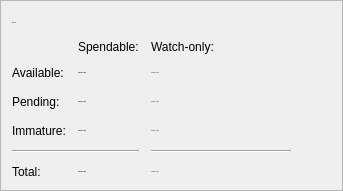
        <widget class="QFrame" name="frame">
         <property name="styleSheet">
          <string notr="true"/>
         </property>
         <property name="frameShape">
          <enum>QFrame::StyledPanel</enum>
         </property>
         <property name="frameShadow">
          <enum>QFrame::Raised</enum>
         </property>
         <layout class="QVBoxLayout" name="verticalLayout_4">
          <item>
           <layout class="QHBoxLayout" name="horizontalLayout_4">
            <item>
             <widget class="QLabel" name="label_5">
              <property name="font">
               <font>
                <pointsize>-1</pointsize>
               </font>
              </property>
              <property name="text">
               <string>Balances</string>
              </property>
             </widget>
            </item>
            <item>
             <widget class="QPushButton" name="labelWalletStatus">
              <property name="enabled">
               <bool>false</bool>
              </property>
              <property name="maximumSize">
               <size>
                <width>30</width>
                <height>16777215</height>
               </size>
              </property>
              <property name="toolTip">
               <string>The displayed information may be out of date. Your wallet automatically synchronizes with the TINC network after a connection is established, but this process has not completed yet.</string>
              </property>
              <property name="text">
               <string/>
              </property>
              <property name="icon">
               <iconset resource="../bitcoin.qrc">
                <normaloff>:/icons/warning</normaloff>
                <disabledoff>:/icons/warning</disabledoff>:/icons/warning</iconset>
              </property>
              <property name="iconSize">
               <size>
                <width>24</width>
                <height>24</height>
               </size>
              </property>
              <property name="flat">
               <bool>true</bool>
              </property>
             </widget>
            </item>
            <item>
             <spacer name="horizontalSpacer_3">
              <property name="orientation">
               <enum>Qt::Horizontal</enum>
              </property>
              <property name="sizeHint" stdset="0">
               <size>
                <width>20</width>
                <height>20</height>
               </size>
              </property>
             </spacer>
            </item>
           </layout>
          </item>
          <item>
           <layout class="QGridLayout" name="gridLayout">
            <property name="spacing">
             <number>12</number>
            </property>
            <item row="2" column="1">
             <widget class="QLabel" name="labelUnconfirmed">
              <property name="font">
               <font>
                <pointsize>-1</pointsize>
                <weight>75</weight>
                <bold>true</bold>
               </font>
              </property>
              <property name="cursor">
               <cursorShape>IBeamCursor</cursorShape>
              </property>
              <property name="toolTip">
               <string>Total of transactions that have yet to be confirmed, and do not yet count toward the spendable balance</string>
              </property>
              <property name="text">
               <string notr="true">0.000 000 00 TINC</string>
              </property>
              <property name="alignment">
               <set>Qt::AlignLeading|Qt::AlignLeft|Qt::AlignVCenter</set>
              </property>
              <property name="textInteractionFlags">
               <set>Qt::LinksAccessibleByMouse|Qt::TextSelectableByKeyboard|Qt::TextSelectableByMouse</set>
              </property>
             </widget>
            </item>
            <item row="3" column="2">
             <widget class="QLabel" name="labelWatchImmature">
              <property name="font">
               <font>
                <pointsize>-1</pointsize>
               </font>
              </property>
              <property name="cursor">
               <cursorShape>IBeamCursor</cursorShape>
              </property>
              <property name="toolTip">
               <string>Mined balance in watch-only addresses that has not yet matured</string>
              </property>
              <property name="text">
               <string notr="true">0.000 000 00 TINC</string>
              </property>
              <property name="alignment">
               <set>Qt::AlignLeading|Qt::AlignLeft|Qt::AlignVCenter</set>
              </property>
              <property name="textInteractionFlags">
               <set>Qt::LinksAccessibleByMouse|Qt::TextSelectableByKeyboard|Qt::TextSelectableByMouse</set>
              </property>
             </widget>
            </item>
            <item row="4" column="0" colspan="2">
             <widget class="Line" name="line">
              <property name="orientation">
               <enum>Qt::Horizontal</enum>
              </property>
             </widget>
            </item>
            <item row="4" column="2">
             <widget class="Line" name="lineWatchBalance">
              <property name="sizePolicy">
               <sizepolicy hsizetype="Preferred" vsizetype="Fixed">
                <horstretch>0</horstretch>
                <verstretch>0</verstretch>
               </sizepolicy>
              </property>
              <property name="minimumSize">
               <size>
                <width>140</width>
                <height>0</height>
               </size>
              </property>
              <property name="orientation">
               <enum>Qt::Horizontal</enum>
              </property>
             </widget>
            </item>
            <item row="5" column="0">
             <widget class="QLabel" name="labelTotalText">
              <property name="text">
               <string>Total:</string>
              </property>
             </widget>
            </item>
            <item row="3" column="1">
             <widget class="QLabel" name="labelImmature">
              <property name="font">
               <font>
                <pointsize>-1</pointsize>
                <weight>75</weight>
                <bold>true</bold>
               </font>
              </property>
              <property name="cursor">
               <cursorShape>IBeamCursor</cursorShape>
              </property>
              <property name="toolTip">
               <string>Mined balance that has not yet matured</string>
              </property>
              <property name="text">
               <string notr="true">0.000 000 00 TINC</string>
              </property>
              <property name="alignment">
               <set>Qt::AlignLeading|Qt::AlignLeft|Qt::AlignVCenter</set>
              </property>
              <property name="textInteractionFlags">
               <set>Qt::LinksAccessibleByMouse|Qt::TextSelectableByKeyboard|Qt::TextSelectableByMouse</set>
              </property>
             </widget>
            </item>
            <item row="2" column="3">
             <spacer name="horizontalSpacer_2">
              <property name="orientation">
               <enum>Qt::Horizontal</enum>
              </property>
              <property name="sizeHint" stdset="0">
               <size>
                <width>40</width>
                <height>20</height>
               </size>
              </property>
             </spacer>
            </item>
            <item row="2" column="2">
             <widget class="QLabel" name="labelWatchPending">
              <property name="font">
               <font>
                <pointsize>-1</pointsize>
               </font>
              </property>
              <property name="cursor">
               <cursorShape>IBeamCursor</cursorShape>
              </property>
              <property name="toolTip">
               <string>Unconfirmed transactions to watch-only addresses</string>
              </property>
              <property name="text">
               <string notr="true">0.000 000 00 TINC</string>
              </property>
              <property name="alignment">
               <set>Qt::AlignLeading|Qt::AlignLeft|Qt::AlignVCenter</set>
              </property>
              <property name="textInteractionFlags">
               <set>Qt::LinksAccessibleByMouse|Qt::TextSelectableByKeyboard|Qt::TextSelectableByMouse</set>
              </property>
             </widget>
            </item>
            <item row="3" column="0">
             <widget class="QLabel" name="labelImmatureText">
              <property name="text">
               <string>Immature:</string>
              </property>
             </widget>
            </item>
            <item row="5" column="1">
             <widget class="QLabel" name="labelTotal">
              <property name="font">
               <font>
                <pointsize>-1</pointsize>
                <weight>75</weight>
                <bold>true</bold>
               </font>
              </property>
              <property name="cursor">
               <cursorShape>IBeamCursor</cursorShape>
              </property>
              <property name="toolTip">
               <string>Your current total balance</string>
              </property>
              <property name="text">
               <string notr="true">0.000 000 00 TINC</string>
              </property>
              <property name="alignment">
               <set>Qt::AlignLeading|Qt::AlignLeft|Qt::AlignVCenter</set>
              </property>
              <property name="textInteractionFlags">
               <set>Qt::LinksAccessibleByMouse|Qt::TextSelectableByKeyboard|Qt::TextSelectableByMouse</set>
              </property>
             </widget>
            </item>
            <item row="5" column="2">
             <widget class="QLabel" name="labelWatchTotal">
              <property name="font">
               <font>
                <pointsize>-1</pointsize>
               </font>
              </property>
              <property name="cursor">
               <cursorShape>IBeamCursor</cursorShape>
              </property>
              <property name="toolTip">
               <string>Current total balance in watch-only addresses</string>
              </property>
              <property name="text">
               <string notr="true">0.000 000 00 TINC</string>
              </property>
              <property name="alignment">
               <set>Qt::AlignLeading|Qt::AlignLeft|Qt::AlignVCenter</set>
              </property>
              <property name="textInteractionFlags">
               <set>Qt::LinksAccessibleByMouse|Qt::TextSelectableByKeyboard|Qt::TextSelectableByMouse</set>
              </property>
             </widget>
            </item>
            <item row="0" column="2">
             <widget class="QLabel" name="labelWatchonly">
              <property name="text">
               <string>Watch-only:</string>
              </property>
              <property name="alignment">
               <set>Qt::AlignLeading|Qt::AlignLeft|Qt::AlignVCenter</set>
              </property>
             </widget>
            </item>
            <item row="1" column="0">
             <widget class="QLabel" name="labelBalanceText">
              <property name="text">
               <string>Available:</string>
              </property>
             </widget>
            </item>
            <item row="1" column="1">
             <widget class="QLabel" name="labelBalance">
              <property name="font">
               <font>
                <pointsize>-1</pointsize>
                <weight>75</weight>
                <bold>true</bold>
               </font>
              </property>
              <property name="cursor">
               <cursorShape>IBeamCursor</cursorShape>
              </property>
              <property name="toolTip">
               <string>Your current spendable balance</string>
              </property>
              <property name="text">
               <string notr="true">0.000 000 00 TINC</string>
              </property>
              <property name="alignment">
               <set>Qt::AlignLeading|Qt::AlignLeft|Qt::AlignVCenter</set>
              </property>
              <property name="textInteractionFlags">
               <set>Qt::LinksAccessibleByMouse|Qt::TextSelectableByKeyboard|Qt::TextSelectableByMouse</set>
              </property>
             </widget>
            </item>
            <item row="1" column="2">
             <widget class="QLabel" name="labelWatchAvailable">
              <property name="font">
               <font>
                <pointsize>-1</pointsize>
               </font>
              </property>
              <property name="cursor">
               <cursorShape>IBeamCursor</cursorShape>
              </property>
              <property name="toolTip">
               <string>Your current balance in watch-only addresses</string>
              </property>
              <property name="text">
               <string notr="true">0.000 000 00 TINC</string>
              </property>
              <property name="alignment">
               <set>Qt::AlignLeading|Qt::AlignLeft|Qt::AlignVCenter</set>
              </property>
              <property name="textInteractionFlags">
               <set>Qt::LinksAccessibleByMouse|Qt::TextSelectableByKeyboard|Qt::TextSelectableByMouse</set>
              </property>
             </widget>
            </item>
            <item row="2" column="0">
             <widget class="QLabel" name="labelPendingText">
              <property name="text">
               <string>Pending:</string>
              </property>
             </widget>
            </item>
            <item row="0" column="1">
             <widget class="QLabel" name="labelSpendable">
              <property name="text">
               <string>Spendable:</string>
              </property>
              <property name="alignment">
               <set>Qt::AlignLeading|Qt::AlignLeft|Qt::AlignVCenter</set>
              </property>
             </widget>
            </item>
           </layout>
          </item>
         </layout>
        </widget>
